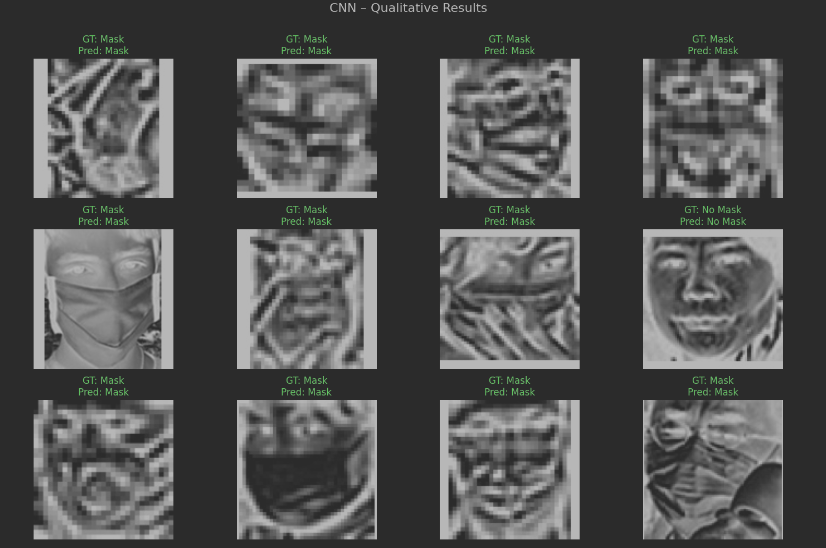
#> input picture Images/image1.png, 826 x 548 px, found by its file name; its folder holds only this picture in this run
$ jupyter execute --allow-errors 2.DataVisualization.ipynb
#> lines starting #> are read from the running program, lines starting #| are printed output that depends on the picture
# Data Visualization - Notebook 2
## Exploring Dataset Characteristics

- Image size distribution
- Class label distribution
- Sample images from each class

[cell 1]
import os
import numpy as np
import pandas as pd
import matplotlib.pyplot as plt
import seaborn as sns
import cv2
from pathlib import Path
from tqdm import tqdm
import random

[cell 2]
# Seting matplotlib style
plt.style.use('ggplot')

# Paths
projectRoot = Path().resolve().parent
datasetPath = projectRoot / "CV2024_CW_Dataset"

trainImagePath = datasetPath / "train" / "images"
trainLabelPath = datasetPath / "train" / "labels"
testImagePath = datasetPath / "test" / "images"
testLabelPath = datasetPath / "test" / "labels"

trainImages = sorted(os.listdir(trainImagePath))
testImages = sorted(os.listdir(testImagePath))

print("Dataset paths set up correctly.")

## Image Size Distribution/Analysis

[cell 3]
def getImageSizes(imageFolder, imageList):
    sizes = []

    for imageName in tqdm(imageList, desc="Extracting image sizes"):
        imagePath = os.path.join(imageFolder, imageName)
        image = cv2.imread(imagePath)
#> image is the input picture: shape (548, 826, 3); mean B, G, R 82.1, 82.6, 82.1

        if image is not None:
            sizes.append(image.shape[:2])  # (height, width)

    return sizes

# Get sizes for train/test images
trainSizes = getImageSizes(trainImagePath, trainImages)
#> trainSizes = [(548, 826)]
testSizes = getImageSizes(testImagePath, testImages)
#> testSizes = [(548, 826)]

# Convert to DataFrame for plotting
trainSizeDF = pd.DataFrame(trainSizes, columns=["Height", "Width"])
#> trainSizeDF = table of 1 rows and 2 columns
testSizeDF = pd.DataFrame(testSizes, columns=["Height", "Width"])
#> testSizeDF = table of 1 rows and 2 columns

# Plot image size distribution
fig, axes = plt.subplots(1, 2, figsize=(12, 5))

sns.histplot(trainSizeDF["Height"], bins=20, kde=True, ax=axes[0], color="blue")
sns.histplot(trainSizeDF["Width"], bins=20, kde=True, ax=axes[1], color="red")

axes[0].set_title("Training Set - Image Height Distribution")
axes[1].set_title("Training Set - Image Width Distribution")

plt.show()
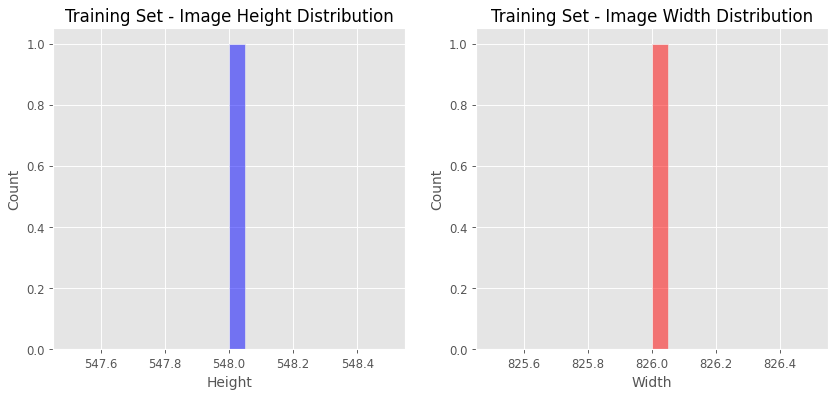
#> figure drawn by matplotlib, 2 panels; panel 1: tallest bar 1 high, from x = 548 to 548; panel 2: tallest bar 1 high, from x = 826 to 826

## Observations on image sizes

- There is significant variation in image size
- Some images are very small while others are much larger
- confirtming we need consistent resizing with padding to avoid distortions

[cell 4]
import matplotlib.pyplot as plt
import seaborn as sns

# label counts from notebook 1
trainLabelCounts = {0: 376, 1: 1940, 2: 78}
testLabelCounts = {0: 388, 1: 51, 2: 19}

#class lavbels
labels = ["No Mask (0)", "Mask (1)", "Improper Mask (2)"]

# training values
trainValues = [trainLabelCounts[0], trainLabelCounts[1], trainLabelCounts[2]]
trainPercentages = [v / sum(trainValues) * 100 for v in trainValues]

# Test values
testValues = [testLabelCounts[0], testLabelCounts[1], testLabelCounts[2]]
testPercentages = [v / sum(testValues) * 100 for v in testValues]

# side by side plots
fig, axes = plt.subplots(1, 2, figsize=(12, 5))

# Training set plot
sns.barplot(x=labels, y=trainValues, ax=axes[0], hue=labels, dodge=False, legend=False, palette="muted")
for i, v in enumerate(trainValues):
    axes[0].text(i, v + 5, f"{trainPercentages[i]:.2f}%", ha='center', fontsize=12)
axes[0].set_title("Training Set - Label Distribution")
axes[0].set_ylabel("Count")
axes[0].set_ylim(0, max(trainValues) + 50)

# Test set plot
sns.barplot(x=labels, y=testValues, ax=axes[1], hue=labels, dodge=False, legend=False, palette="muted")
for i, v in enumerate(testValues):
    axes[1].text(i, v + 5, f"{testPercentages[i]:.2f}%", ha='center', fontsize=12)
axes[1].set_title("Test Set - Label Distribution")
axes[1].set_ylabel("Count")
axes[1].set_ylim(0, max(testValues) + 50)

plt.tight_layout()
plt.show()
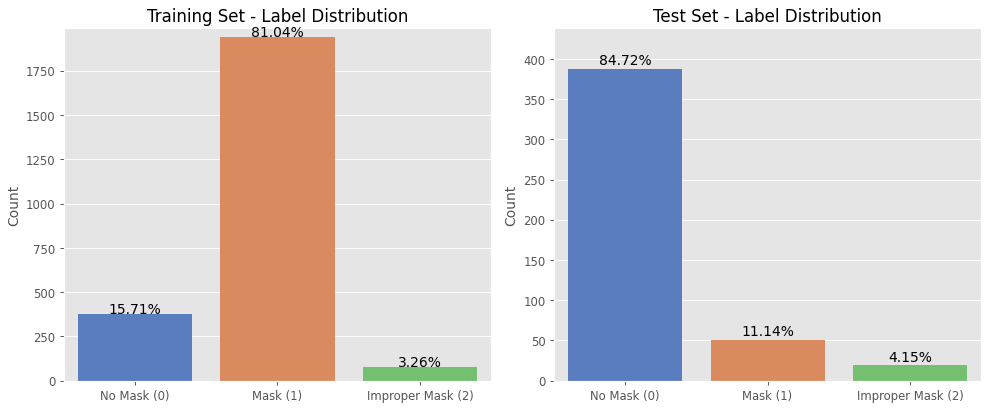
#> figure drawn by matplotlib, 2 panels

## Label Distribution Analysis

### Key Observations:
- **Training set is highly imbalanced**
- **Test set distribution is inconsistent with training data**
- The **underrepresentation of Improper Mask (2) in both sets** could negatively impact model performance for this class

### Implications for Model Training:
- **Model may become biased** toward dominant class
- **Generalization may suffer** because of the mismatch between training and test distribution
- **Data balancing techniques** will look into augmentation/resampling

## Displaying Sample Images

[cell 5]
import os
import cv2
import random
import matplotlib.pyplot as plt

def selectAndDisplayImages(imageFolder, labelFolder, numSamples=3):
    labels = {0: "No Mask", 1: "Mask", 2: "Improper Mask"}
    classSamples = {0: [], 1: [], 2: []}

    # getting all label files and shuffiling for random
    labelFiles = os.listdir(labelFolder)
    random.shuffle(labelFiles)  # Shuffle to randomize selection order

    # randomly select img
    for labelFile in labelFiles:
        labelPath = os.path.join(labelFolder, labelFile)
        imageFile = labelFile.replace(".txt", ".jpeg")
        imagePath = os.path.join(imageFolder, imageFile)

        with open(labelPath, "r") as file:
            label = int(file.read().strip())

        if label in classSamples and len(classSamples[label]) < numSamples:
            classSamples[label].append(imagePath)

        # stop if we have enough samples for all classes
        if all(len(classSamples[l]) == numSamples for l in [0, 1, 2]):
            break

    # set up figure
    fig, axes = plt.subplots(numSamples, 3, figsize=(9, numSamples * 3))

    for i in range(numSamples):
        for label in [0, 1, 2]:
            img = cv2.imread(classSamples[label][i])
            img = cv2.cvtColor(img, cv2.COLOR_BGR2RGB)  # Convert for correct display

            axes[i, label].imshow(img)
            axes[i, label].axis("off")
            if i == 0:
                axes[i, label].set_title(labels[label])  # Set class title only for the top row

    plt.tight_layout()
    plt.show()

#> (a cell that did not finish here is left out)

## Sample Images from Each Class

### Overview
Grid displays randomly selected imgs from all classes:
- **No Mask (0)**: No face mask at all
- **Mask (1)**: correctly worn face masks covering mouth/nose
- **Improper Mask (2)**: Improperly worn face masks eg pull down mask not covering nose

### Observations
- images differ alot in **size, resolution, and lighting conditions**.
- Some images are **pixelated/blurry**, which will severly affect model performence
- **clear visual distinctions** exist between classes, but some **wrong mask cases may be very hard to detect**

### Solution
- **Make image sizes equal** by utilising padding
- **Enhance image quality** with preprocessing techniquees
- **Address class imbalance** prior to model development

# Extended Image Size Analysis
## Furthur analysing images to find the perfect padding size where it dosen't become too computationally expensive nor impact our accuracy by much

[cell 7]
# find median and mode for train set
medianTrainHeight, medianTrainWidth = trainSizeDF["Height"].median(), trainSizeDF["Width"].median()
#> medianTrainHeight = 548; medianTrainWidth = 826
modeTrainHeight, modeTrainWidth = trainSizeDF["Height"].mode()[0], trainSizeDF["Width"].mode()[0]
#> modeTrainHeight = 548; modeTrainWidth = 826

# find median and mode for test set
medianTestHeight, medianTestWidth = testSizeDF["Height"].median(), testSizeDF["Width"].median()
#> medianTestHeight = 548; medianTestWidth = 826
modeTestHeight, modeTestWidth = testSizeDF["Height"].mode()[0], testSizeDF["Width"].mode()[0]
#> modeTestHeight = 548

print(f"Median Train Image Size: {int(medianTrainHeight)}x{int(medianTrainWidth)}")
#| Median Train Image Size: 548x826
print(f"Most Common Train Image Size: {int(modeTrainHeight)}x{int(modeTrainWidth)}")
#| Most Common Train Image Size: 548x826
print(f"Median Test Image Size: {int(medianTestHeight)}x{int(medianTestWidth)}")
#| Median Test Image Size: 548x826
print(f"Most Common Test Image Size: {int(modeTestHeight)}x{int(modeTestWidth)}")
#| Most Common Test Image Size: 548x826

[cell 8]
# Function which categorises images based on size
def categorizeImageSize(height, width):

#> called with height = 548, width = 826
    maxDim = max(height, width)  # Categorise based on the largest dimension of img

    for category, (low, high) in sizeCategories.items():
        if low <= maxDim < high:
            return category
    return "Unknown"

# categorize images
#> (the rest of this cell did not finish here and is left out)

$ run again, on Images/image3.png
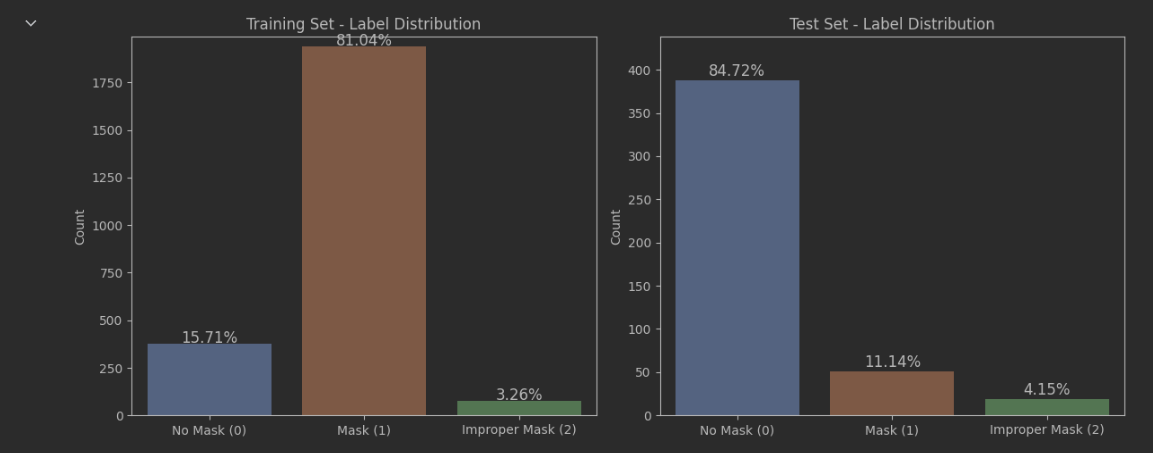
#> input picture Images/image3.png, 1153 x 453 px, found by its file name
#> in getImageSizes, image is the input picture: shape (453, 1153, 3); mean B, G, R 56.2, 55.6, 57.5
#> `plt.show()`:
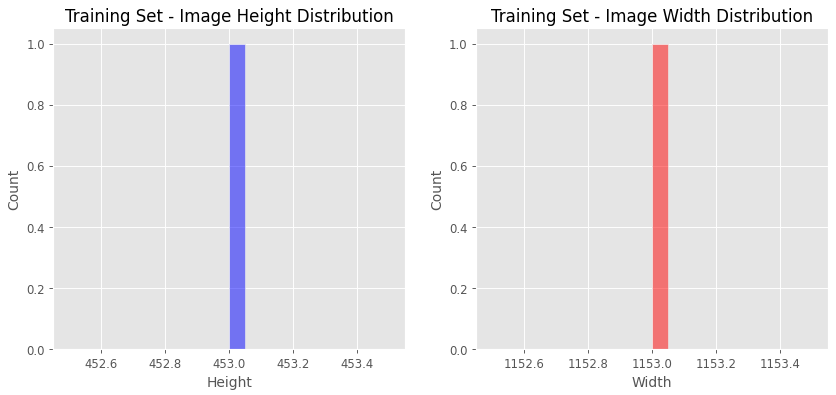
#> figure drawn by matplotlib, 2 panels; panel 1: tallest bar 1 high, from x = 453 to 453.1; panel 2: tallest bar 1 high, from x = 1153 to 1153
#| Median Train Image Size: 453x1153
#| Most Common Train Image Size: 453x1153
#| Median Test Image Size: 453x1153
#| Most Common Test Image Size: 453x1153
